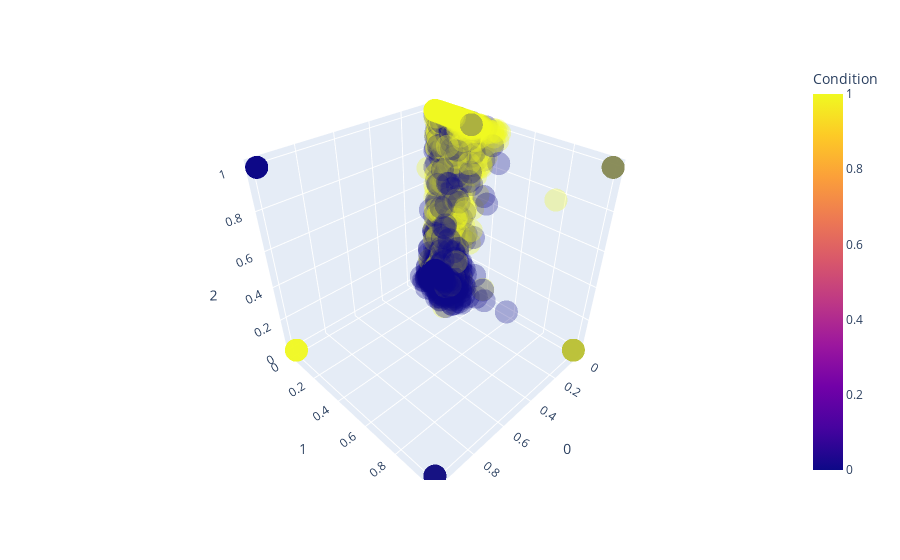

The code cell stored with this chart in its notebook:
### Code cell
fig = px.scatter_3d(pred_df, x=0, y=1, z=2, color="Condition", opacity=0.3)
fig.show()

### Figure 1 — Plotly figure (JSON) as saved in the notebook; plotly's stock layout.template omitted (floating-point values rounded to 4 significant figures; data arrays with more than 128 entries replaced by an {"elided": "..."} marker saying what was removed)
{"data": [{"hovertemplate": "0=%{x}<br>1=%{y}<br>2=%{z}<br>Condition=%{marker.color}<extra></extra>", "legendgroup": "", "marker": {"color": {"elided": "7350 int values"}, "coloraxis": "coloraxis", "opacity": 0.3, "symbol": "circle"}, "mode": "markers", "name": "", "scene": "scene", "showlegend": false, "type": "scatter3d", "x": {"elided": "7350 float values"}, "y": {"elided": "7350 float values"}, "z": {"elided": "7350 float values"}}], "layout": {"coloraxis": {"colorbar": {"title": {"text": "Condition"}}, "colorscale": [[0, "#0d0887"], [0.1111, "#46039f"], [0.2222, "#7201a8"], [0.3333, "#9c179e"], [0.4444, "#bd3786"], [0.5556, "#d8576b"], [0.6667, "#ed7953"], [0.7778, "#fb9f3a"], [0.8889, "#fdca26"], [1, "#f0f921"]]}, "legend": {"tracegroupgap": 0}, "margin": {"t": 60}, "scene": {"domain": {"x": [0, 1], "y": [0, 1]}, "xaxis": {"title": {"text": "0"}}, "yaxis": {"title": {"text": "1"}}, "zaxis": {"title": {"text": "2"}}}}}
